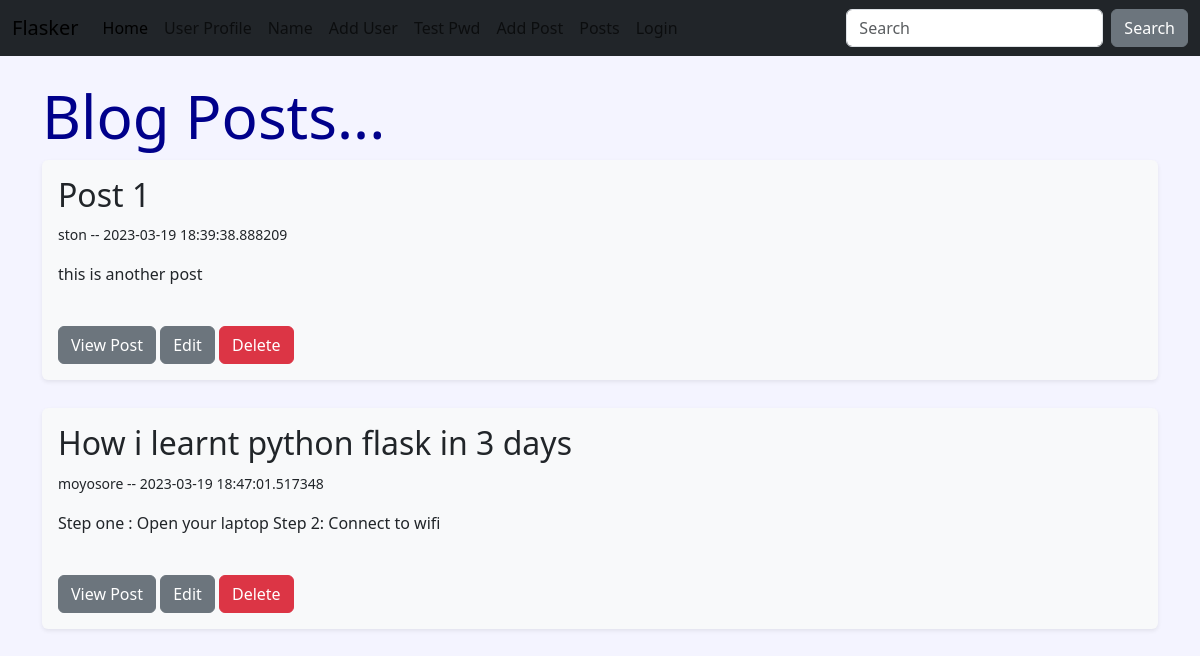
The page /posts on the database its author committed.
### hello.py (models this page shows)
class Post(db.Model):
    id = db.Column(db.Integer, primary_key=True)
    title = db.Column(db.String(255))
    content = db.Column(db.Text)
    author = db.Column(db.String(255))
    date_posted = db.Column(db.DateTime, default=datetime.utcnow)
    slug = db.Column(db.String(255))

### hello.py (the view)
@app.route('/posts')
def posts():
    posts = Post.query.order_by(Post.date_posted)
    return render_template('posts.html', posts=posts)

### templates/posts.html
{% extends 'base.html' %}
{% block content%}
<h1>Blog Posts...</h1>
{% if posts %}
{% for post in posts %}
<div class="shadow-sm p-3 mb-1 bg-body-tertiary rounded">
    <h2>{{ post.title|capitalize }}</h2>
    <p><small>{{ post.author }} -- {{ post.date_posted }}</small></p>
    <p>{{ post.content }}</p><br />
    <a href="{{ url_for('post', id=post.id )}}"><button type="button" class="btn btn-secondary">View Post</button></a>
    <a href="{{ url_for('edit_post', id=post.id)}}"><button type="button" class="btn btn-secondary">Edit</button></a>
    <a href="{{ url_for('delete_post', id=post.id)}}"><button type="button" class="btn btn-danger">Delete</button></a>
</div>
<br/>
{% endfor %}
{% else %}
<h4>No post!</h4>
{% endif %}
{% endblock %}

### templates/base.html (shortened to what this page needs)
<!doctype html>
<html lang="en">
<head>
    <link href="https://cdn.jsdelivr.net/npm/bootstrap@5.3.0-alpha1/dist/css/bootstrap.min.css" rel="stylesheet"
>
    <link href="{{ url_for('static', filename='css/style.css') }}" rel="stylesheet"></link>
</head>
<body>
    {% include 'navbar.html'%}
    <div class="container">
        <br/>
        {% block content %}
        {% endblock %}
    </div>
</body>
</html>

### templates/navbar.html (shortened to what this page needs)
<nav class="navbar navbar-expand-lg bg-dark text-white">
    <div class="container-fluid">
      <a class="navbar-brand" href="{{ url_for('index') }}">Flasker</a>
      <div class="collapse navbar-collapse" id="navbarSupportedContent">
        <ul class="navbar-nav me-auto mb-2 mb-lg-0 text-white">
          <li class="nav-item">
            <a class="nav-link active" aria-current="page" href="{{ url_for('index') }}">Home</a>
          </li>
          <li class="nav-item">
            <a class="nav-link" href="{{ url_for('user', name='moyo') }}">User Profile</a>
          </li>
          <li class="nav-item">
            <a class="nav-link" href="{{ url_for('name') }}">Name</a>
          </li>
          <li class="nav-item">
            <a class="nav-link" href="{{ url_for('add_user') }}">Add User</a>
          </li>
          <li class="nav-item">
            <a class="nav-link" href="{{ url_for('test_pw') }}">Test Pwd</a>
          </li>
          <li class="nav-item">
            <a class="nav-link" href="{{ url_for('add_post') }}">Add Post</a>
          </li>
          <li class="nav-item">
            <a class="nav-link" href="{{ url_for('posts') }}">Posts</a>
          </li>
          <li class="nav-item">
            <a class="nav-link" href="{{ url_for('login') }}">Login</a>
          </li>
        </ul>
        <form class="d-flex" role="search">
          <input class="form-control me-2" type="search" placeholder="Search" aria-label="Search">
          <button class="btn btn-secondary" type="submit">Search</button>
        </form>
      </div>
    </div>
  </nav>

### static/css/style.css (style rules this page uses)
h1 { color: darkblue; font-size: 60px; }
body { background-color: #f4f4ff; }

### rows shown on the page
Post: title "Post 1", author "ston", date_posted "2023-03-19 18:39:38.888209", content "this is another post"
Post: title "How i learnt python flask in 3 days", author "moyosore", date_posted "2023-03-19 18:47:01.517348", content "Step one : Open your laptop Step 2: Connect to wifi"
